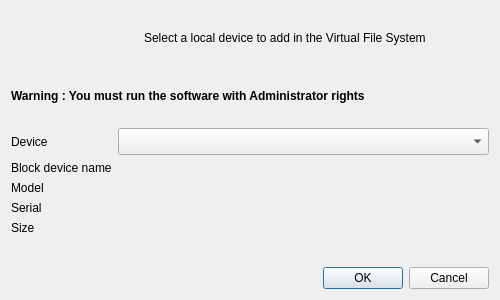
<?xml version="1.0" encoding="UTF-8"?>
<!--
DFF - An Open Source Digital Forensics Framework
Copyright (C) 2009-2013 ArxSys

This program is free software, distributed under the terms of
the GNU General Public License Version 2. See the LICENSE file
at the top of the source tree.

See http://www.digital-forensic.org for more information about this
project. Please do not directly contact any of the maintainers of
DFF for assistance; the project provides a web site, mailing lists
and IRC channels for your use.

Author(s):
Christophe Malinge cma@digital-forensic.org
-->
<ui version="4.0">
 <class>DevicesDialog</class>
 <widget class="QDialog" name="DevicesDialog">
  <property name="geometry">
   <rect>
    <x>0</x>
    <y>0</y>
    <width>500</width>
    <height>300</height>
   </rect>
  </property>
  <property name="windowTitle">
   <string>Select Device</string>
  </property>
  <layout class="QVBoxLayout" name="verticalLayout">
   <item>
    <layout class="QHBoxLayout" name="horizontalLayout">
     <item>
      <widget class="QLabel" name="label_2">
       <property name="maximumSize">
        <size>
         <width>127</width>
         <height>127</height>
        </size>
       </property>
       <property name="text">
        <string/>
       </property>
       <property name="pixmap">
        <pixmap resource="gui.qrc">:/add_device.png</pixmap>
       </property>
      </widget>
     </item>
     <item>
      <widget class="QLabel" name="label">
       <property name="text">
        <string>Select a local device to add in the Virtual File System</string>
       </property>
      </widget>
     </item>
    </layout>
   </item>
   <item>
    <widget class="QLabel" name="label_3">
     <property name="font">
      <font>
       <weight>75</weight>
       <bold>true</bold>
      </font>
     </property>
     <property name="text">
      <string>Warning : You must run the software with Administrator rights</string>
     </property>
    </widget>
   </item>
   <item>
    <layout class="QGridLayout" name="gridLayout">
     <item row="0" column="0">
      <widget class="QLabel" name="ldevice">
       <property name="font">
        <font>
         <weight>50</weight>
         <bold>false</bold>
        </font>
       </property>
       <property name="text">
        <string>Device</string>
       </property>
      </widget>
     </item>
     <item row="0" column="1">
      <widget class="QComboBox" name="combodevice">
       <property name="font">
        <font>
         <pointsize>12</pointsize>
        </font>
       </property>
      </widget>
     </item>
     <item row="1" column="0">
      <widget class="QLabel" name="lblockname">
       <property name="font">
        <font>
         <weight>50</weight>
         <bold>false</bold>
        </font>
       </property>
       <property name="text">
        <string>Block device name</string>
       </property>
      </widget>
     </item>
     <item row="1" column="1">
      <widget class="QLabel" name="blockdevice"/>
     </item>
     <item row="2" column="0">
      <widget class="QLabel" name="lmodel">
       <property name="font">
        <font>
         <weight>50</weight>
         <bold>false</bold>
        </font>
       </property>
       <property name="text">
        <string>Model</string>
       </property>
      </widget>
     </item>
     <item row="2" column="1">
      <widget class="QLabel" name="model"/>
     </item>
     <item row="3" column="0">
      <widget class="QLabel" name="lserial">
       <property name="font">
        <font>
         <weight>50</weight>
         <bold>false</bold>
        </font>
       </property>
       <property name="text">
        <string>Serial</string>
       </property>
      </widget>
     </item>
     <item row="3" column="1">
      <widget class="QLabel" name="serial"/>
     </item>
     <item row="4" column="0">
      <widget class="QLabel" name="lsize">
       <property name="font">
        <font>
         <weight>50</weight>
         <bold>false</bold>
        </font>
       </property>
       <property name="text">
        <string>Size</string>
       </property>
      </widget>
     </item>
     <item row="4" column="1">
      <widget class="QLabel" name="size"/>
     </item>
     <item row="5" column="0">
      <widget class="QLabel" name="label_4">
       <property name="text">
        <string/>
       </property>
      </widget>
     </item>
     <item row="5" column="1">
      <spacer name="horizontalSpacer">
       <property name="orientation">
        <enum>Qt::Horizontal</enum>
       </property>
       <property name="sizeHint" stdset="0">
        <size>
         <width>40</width>
         <height>20</height>
        </size>
       </property>
      </spacer>
     </item>
    </layout>
   </item>
   <item>
    <widget class="QDialogButtonBox" name="buttonBox">
     <property name="orientation">
      <enum>Qt::Horizontal</enum>
     </property>
     <property name="standardButtons">
      <set>QDialogButtonBox::Cancel|QDialogButtonBox::Ok</set>
     </property>
    </widget>
   </item>
  </layout>
 </widget>
 <resources>
  <include location="gui.qrc"/>
 </resources>
 <connections>
  <connection>
   <sender>buttonBox</sender>
   <signal>accepted()</signal>
   <receiver>DevicesDialog</receiver>
   <slot>accept()</slot>
   <hints>
    <hint type="sourcelabel">
     <x>227</x>
     <y>278</y>
    </hint>
    <hint type="destinationlabel">
     <x>157</x>
     <y>274</y>
    </hint>
   </hints>
  </connection>
  <connection>
   <sender>buttonBox</sender>
   <signal>rejected()</signal>
   <receiver>DevicesDialog</receiver>
   <slot>reject()</slot>
   <hints>
    <hint type="sourcelabel">
     <x>295</x>
     <y>284</y>
    </hint>
    <hint type="destinationlabel">
     <x>286</x>
     <y>274</y>
    </hint>
   </hints>
  </connection>
 </connections>
</ui>
